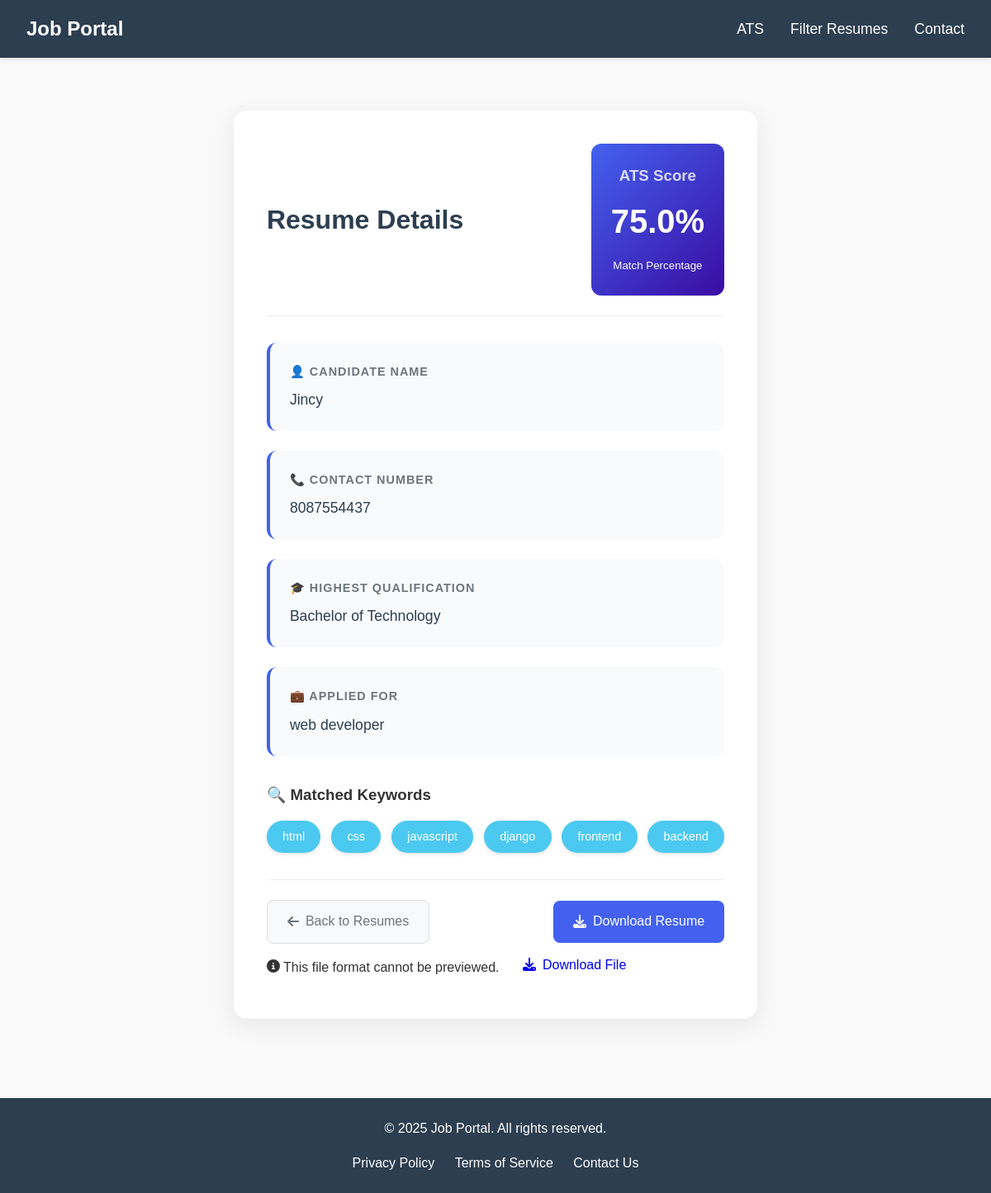
/resume/3/, run on the app's committed database.
### atsapp/models.py (models this page shows, shortened)
class Resume(models.Model):
    name = models.CharField(max_length=100)
    phone_number = models.CharField(max_length=10,default='91+00000000')
    qualification = models.CharField(choices=CATEGORY_CHOICE,max_length=15)
    file = models.FileField(upload_to='resumes/')
    uploaded_at = models.DateTimeField(auto_now_add=True)
    job_role = models.CharField(max_length=255, default='Not Specified')
    ats_score = models.FloatField(default=0)
    matched_keywords = models.TextField()
    raw_text = models.TextField(blank=True, null=True)
    def get_matched_keywords(self):
        return json.loads(self.matched_keywords)

### atsapp/views.py (the view)
# urls.py: path('resume/<int:resume_id>/', views.resume_detail, name='resume_detail'),
def resume_detail(request, resume_id):
    resume = get_object_or_404(Resume, id=resume_id)
    file_url = resume.file.url if resume.file else None
    is_pdf = file_url.lower().endswith('.pdf') if file_url else False
    return render(request, 'resume_detail.html', {
        'resume': resume,
        'file_url': file_url,
        'is_pdf': is_pdf
    })

### templates/resume_detail.html (shortened to what this page needs)
{% extends "base.html" %}
{% load static %}
{% block content %}
<div class="resume-detail-container">
    <div class="resume-header">
        <h1>Resume Details</h1>
        <div class="score-card">
            <h3>ATS Score</h3>
            <div class="score">{{ resume.ats_score }}%</div>
            <small>Match Percentage</small>
        </div>
    </div>
    <div class="detail-grid">
        <div class="detail-card">
            <h3>👤 Candidate Name</h3>
            <p>{{ resume.name }}</p>
        </div>
        <div class="detail-card">
            <h3>📞 Contact Number</h3>
            <p>{{ resume.phone_number }}</p>
        </div>
        <div class="detail-card">
            <h3>🎓 Highest Qualification</h3>
            <p>{{ resume.get_qualification_display }}</p>
        </div>
        <div class="detail-card">
            <h3>💼 Applied For</h3>
            <p>{{ resume.job_role|default:"Not specified" }}</p>
        </div>
    </div>
    <div class="keywords-container">
        <h3>🔍 Matched Keywords</h3>
        <div class="keywords-grid">
            {% for keyword in resume.get_matched_keywords %}
                <span class="keyword">{{ keyword }}</span>
            {% empty %}
                <p>No keywords matched</p>
            {% endfor %}
        </div>
    </div>
    <div class="resume-actions">
        <a href="{% url 'high_score_resumes' %}" class="btn btn-back">
            <i class="fas fa-arrow-left"></i> Back to Resumes
        </a>
        <a href="{% url 'download_resume' resume.id %}" download class="btn btn-download">
            <i class="fas fa-download"></i> Download Resume
        </a>
    </div>
    {% if is_pdf %}
    <div class="resume-viewer">
        {% comment %} <iframe
            src="{{ file_url }}"
            style="width:100%; height:600px; border:none;"
            aria-label="PDF Viewer">
        </iframe> {% endcomment %}
            {% if is_pdf %}
            <iframe src="{{ file_url }}" width="100%" height="600px" style="border: none;"></iframe>
        {% else %}
            <p>This file is not previewable. <a href="{{ file_url }}">Download Resume</a></p>
        {% endif %}
    </div>
    {% else %}
        <div class="alert alert-info">
            <i class="fas fa-info-circle"></i>
            This file format cannot be previewed.
            <a href="{{ file_url }}" download class="btn btn-sm btn-primary">
                <i class="fas fa-download"></i> Download File
            </a>
        </div>
    {% endif %}
</div>
{% endblock %}

### static/css/style.css (style rules this page uses)
* { margin: 0; padding: 0; box-sizing: border-box; }
body { font-family: 'Arial', sans-serif; line-height: 1.6; color: #333; background-color: #f9f9f9; display: flex; flex-direction: column; min-height: 100vh; }

### templates/resume_detail.html (style rules this page uses)
.resume-detail-container { max-width: 900px; margin: 2rem auto; padding: 2.5rem; background: white; border-radius: 16px; box-shadow: 0 8px 30px rgba(0, 0, 0, 0.08); }
.resume-header { display: flex; justify-content: space-between; align-items: center; margin-bottom: 2rem; padding-bottom: 1.5rem; border-bottom: 1px solid #eee; }
.resume-header h1 { color: #2c3e50; font-size: 2rem; font-weight: 700; margin: 0; }
.detail-grid { display: grid; grid-template-columns: repeat(auto-fill, minmax(300px, 1fr)); gap: 1.5rem; margin-bottom: 2rem; }
.detail-card { background: #f9fafc; padding: 1.5rem; border-radius: 12px; border-left: 4px solid #4361ee; transition: all 0.3s ease; }
.detail-card h3 { color: #6c757d; font-size: 0.9rem; text-transform: uppercase; letter-spacing: 1px; margin-bottom: 0.5rem; }
.detail-card p { color: #2c3e50; font-size: 1.1rem; margin: 0; font-weight: 500; }
.score-card { background: linear-gradient(135deg, #4361ee 0%, #3a0ca3 100%); color: white; padding: 1.5rem; border-radius: 12px; text-align: center; }
.score-card h3 { color: rgba(255, 255, 255, 0.8); margin-bottom: 0.5rem; }
.score-card .score { font-size: 2.5rem; font-weight: 700; margin: 0.5rem 0; }
.keywords-container { margin: 2rem 0; }
.keywords-grid { display: flex; flex-wrap: wrap; gap: 0.8rem; margin-top: 1rem; }
.keyword { background: #4cc9f0; color: white; padding: 0.5rem 1.2rem; border-radius: 20px; font-size: 0.9rem; font-weight: 500; box-shadow: 0 2px 5px rgba(0, 0, 0, 0.1); }
.resume-actions { display: flex; justify-content: space-between; align-items: center; margin-top: 2rem; padding-top: 1.5rem; border-top: 1px solid #eee; }
.btn { display: inline-flex; align-items: center; gap: 0.5rem; padding: 0.8rem 1.5rem; border-radius: 8px; font-weight: 500; text-decoration: none; transition: all 0.3s ease; }
.btn-back { background: #f8f9fa; color: #6c757d; border: 1px solid #ddd; }
.btn-download { background: #4361ee; color: white; }

### data on the page
Resume: ats_score "75.0", name "Jincy", phone_number "8087554437", qualification "Bachelor of Technology", job_role "web developer"

### other printed values
{{ keyword }} "html" "css" "javascript" "django" "frontend" "backend"
